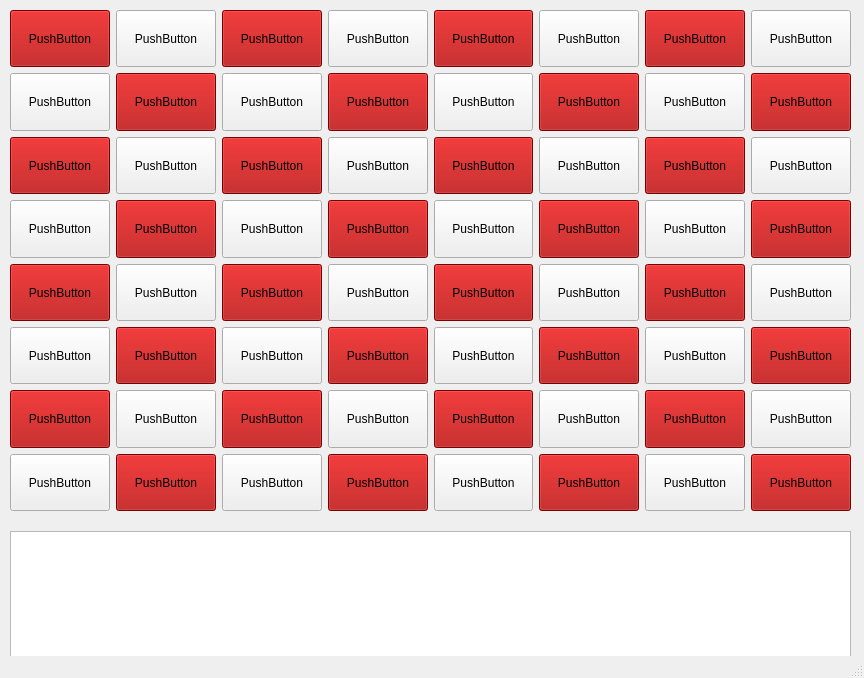
<?xml version="1.0" encoding="UTF-8"?>
<ui version="4.0">
 <class>MainWindow</class>
 <widget class="QMainWindow" name="MainWindow">
  <property name="geometry">
   <rect>
    <x>0</x>
    <y>0</y>
    <width>864</width>
    <height>678</height>
   </rect>
  </property>
  <property name="windowTitle">
   <string>MainWindow</string>
  </property>
  <widget class="QWidget" name="centralwidget">
   <widget class="QWidget" name="gridLayoutWidget">
    <property name="geometry">
     <rect>
      <x>10</x>
      <y>10</y>
      <width>841</width>
      <height>501</height>
     </rect>
    </property>
    <layout class="QGridLayout" name="gridLayout">
     <item row="6" column="5">
      <widget class="QPushButton" name="pushButton_60">
       <property name="sizePolicy">
        <sizepolicy hsizetype="Expanding" vsizetype="Expanding">
         <horstretch>0</horstretch>
         <verstretch>0</verstretch>
        </sizepolicy>
       </property>
       <property name="text">
        <string>PushButton</string>
       </property>
      </widget>
     </item>
     <item row="1" column="1">
      <widget class="QPushButton" name="pushButton_22">
       <property name="sizePolicy">
        <sizepolicy hsizetype="Expanding" vsizetype="Expanding">
         <horstretch>0</horstretch>
         <verstretch>0</verstretch>
        </sizepolicy>
       </property>
       <property name="styleSheet">
        <string notr="true">QPushButton {
	background-color : rgb(170, 0, 0);

}</string>
       </property>
       <property name="text">
        <string>PushButton</string>
       </property>
      </widget>
     </item>
     <item row="4" column="2">
      <widget class="QPushButton" name="pushButton_27">
       <property name="sizePolicy">
        <sizepolicy hsizetype="Expanding" vsizetype="Expanding">
         <horstretch>0</horstretch>
         <verstretch>0</verstretch>
        </sizepolicy>
       </property>
       <property name="styleSheet">
        <string notr="true">QPushButton {
	background-color : rgb(170, 0, 0);

}</string>
       </property>
       <property name="text">
        <string>PushButton</string>
       </property>
      </widget>
     </item>
     <item row="7" column="7">
      <widget class="QPushButton" name="pushButton_63">
       <property name="sizePolicy">
        <sizepolicy hsizetype="Expanding" vsizetype="Expanding">
         <horstretch>0</horstretch>
         <verstretch>0</verstretch>
        </sizepolicy>
       </property>
       <property name="autoFillBackground">
        <bool>false</bool>
       </property>
       <property name="styleSheet">
        <string notr="true">QPushButton {
	background-color : rgb(170, 0, 0);

}</string>
       </property>
       <property name="text">
        <string>PushButton</string>
       </property>
      </widget>
     </item>
     <item row="7" column="1">
      <widget class="QPushButton" name="pushButton_24">
       <property name="sizePolicy">
        <sizepolicy hsizetype="Expanding" vsizetype="Expanding">
         <horstretch>0</horstretch>
         <verstretch>0</verstretch>
        </sizepolicy>
       </property>
       <property name="styleSheet">
        <string notr="true">QPushButton {
	background-color : rgb(170, 0, 0);

}</string>
       </property>
       <property name="text">
        <string>PushButton</string>
       </property>
      </widget>
     </item>
     <item row="1" column="0">
      <widget class="QPushButton" name="pushButton_5">
       <property name="sizePolicy">
        <sizepolicy hsizetype="Expanding" vsizetype="Expanding">
         <horstretch>0</horstretch>
         <verstretch>0</verstretch>
        </sizepolicy>
       </property>
       <property name="text">
        <string>PushButton</string>
       </property>
      </widget>
     </item>
     <item row="1" column="5">
      <widget class="QPushButton" name="pushButton_18">
       <property name="sizePolicy">
        <sizepolicy hsizetype="Expanding" vsizetype="Expanding">
         <horstretch>0</horstretch>
         <verstretch>0</verstretch>
        </sizepolicy>
       </property>
       <property name="styleSheet">
        <string notr="true">QPushButton {
	background-color : rgb(170, 0, 0);

}</string>
       </property>
       <property name="text">
        <string>PushButton</string>
       </property>
      </widget>
     </item>
     <item row="4" column="3">
      <widget class="QPushButton" name="pushButton_37">
       <property name="sizePolicy">
        <sizepolicy hsizetype="Expanding" vsizetype="Expanding">
         <horstretch>0</horstretch>
         <verstretch>0</verstretch>
        </sizepolicy>
       </property>
       <property name="text">
        <string>PushButton</string>
       </property>
      </widget>
     </item>
     <item row="0" column="2">
      <widget class="QPushButton" name="pushButton_02">
       <property name="sizePolicy">
        <sizepolicy hsizetype="Expanding" vsizetype="Expanding">
         <horstretch>0</horstretch>
         <verstretch>0</verstretch>
        </sizepolicy>
       </property>
       <property name="styleSheet">
        <string notr="true">QPushButton {
	background-color : rgb(170, 0, 0);

}</string>
       </property>
       <property name="text">
        <string>PushButton</string>
       </property>
      </widget>
     </item>
     <item row="3" column="3">
      <widget class="QPushButton" name="pushButton_47">
       <property name="sizePolicy">
        <sizepolicy hsizetype="Expanding" vsizetype="Expanding">
         <horstretch>0</horstretch>
         <verstretch>0</verstretch>
        </sizepolicy>
       </property>
       <property name="styleSheet">
        <string notr="true">QPushButton {
	background-color : rgb(170, 0, 0);

}</string>
       </property>
       <property name="text">
        <string>PushButton</string>
       </property>
      </widget>
     </item>
     <item row="7" column="4">
      <widget class="QPushButton" name="pushButton_61">
       <property name="sizePolicy">
        <sizepolicy hsizetype="Expanding" vsizetype="Expanding">
         <horstretch>0</horstretch>
         <verstretch>0</verstretch>
        </sizepolicy>
       </property>
       <property name="text">
        <string>PushButton</string>
       </property>
      </widget>
     </item>
     <item row="6" column="7">
      <widget class="QPushButton" name="pushButton_58">
       <property name="sizePolicy">
        <sizepolicy hsizetype="Expanding" vsizetype="Expanding">
         <horstretch>0</horstretch>
         <verstretch>0</verstretch>
        </sizepolicy>
       </property>
       <property name="text">
        <string>PushButton</string>
       </property>
      </widget>
     </item>
     <item row="2" column="7">
      <widget class="QPushButton" name="pushButton_52">
       <property name="sizePolicy">
        <sizepolicy hsizetype="Expanding" vsizetype="Expanding">
         <horstretch>0</horstretch>
         <verstretch>0</verstretch>
        </sizepolicy>
       </property>
       <property name="text">
        <string>PushButton</string>
       </property>
      </widget>
     </item>
     <item row="3" column="4">
      <widget class="QPushButton" name="pushButton_48">
       <property name="sizePolicy">
        <sizepolicy hsizetype="Expanding" vsizetype="Expanding">
         <horstretch>0</horstretch>
         <verstretch>0</verstretch>
        </sizepolicy>
       </property>
       <property name="text">
        <string>PushButton</string>
       </property>
      </widget>
     </item>
     <item row="3" column="6">
      <widget class="QPushButton" name="pushButton_28">
       <property name="sizePolicy">
        <sizepolicy hsizetype="Expanding" vsizetype="Expanding">
         <horstretch>0</horstretch>
         <verstretch>0</verstretch>
        </sizepolicy>
       </property>
       <property name="text">
        <string>PushButton</string>
       </property>
      </widget>
     </item>
     <item row="5" column="0">
      <widget class="QPushButton" name="pushButton_14">
       <property name="sizePolicy">
        <sizepolicy hsizetype="Expanding" vsizetype="Expanding">
         <horstretch>0</horstretch>
         <verstretch>0</verstretch>
        </sizepolicy>
       </property>
       <property name="text">
        <string>PushButton</string>
       </property>
      </widget>
     </item>
     <item row="5" column="4">
      <widget class="QPushButton" name="pushButton_36">
       <property name="sizePolicy">
        <sizepolicy hsizetype="Expanding" vsizetype="Expanding">
         <horstretch>0</horstretch>
         <verstretch>0</verstretch>
        </sizepolicy>
       </property>
       <property name="text">
        <string>PushButton</string>
       </property>
      </widget>
     </item>
     <item row="4" column="5">
      <widget class="QPushButton" name="pushButton_50">
       <property name="sizePolicy">
        <sizepolicy hsizetype="Expanding" vsizetype="Expanding">
         <horstretch>0</horstretch>
         <verstretch>0</verstretch>
        </sizepolicy>
       </property>
       <property name="text">
        <string>PushButton</string>
       </property>
      </widget>
     </item>
     <item row="5" column="5">
      <widget class="QPushButton" name="pushButton_38">
       <property name="sizePolicy">
        <sizepolicy hsizetype="Expanding" vsizetype="Expanding">
         <horstretch>0</horstretch>
         <verstretch>0</verstretch>
        </sizepolicy>
       </property>
       <property name="styleSheet">
        <string notr="true">QPushButton {
	background-color : rgb(170, 0, 0);

}</string>
       </property>
       <property name="text">
        <string>PushButton</string>
       </property>
      </widget>
     </item>
     <item row="3" column="1">
      <widget class="QPushButton" name="pushButton_45">
       <property name="sizePolicy">
        <sizepolicy hsizetype="Expanding" vsizetype="Expanding">
         <horstretch>0</horstretch>
         <verstretch>0</verstretch>
        </sizepolicy>
       </property>
       <property name="styleSheet">
        <string notr="true">QPushButton {
	background-color : rgb(170, 0, 0);

}</string>
       </property>
       <property name="text">
        <string>PushButton</string>
       </property>
      </widget>
     </item>
     <item row="4" column="0">
      <widget class="QPushButton" name="pushButton_15">
       <property name="sizePolicy">
        <sizepolicy hsizetype="Expanding" vsizetype="Expanding">
         <horstretch>0</horstretch>
         <verstretch>0</verstretch>
        </sizepolicy>
       </property>
       <property name="styleSheet">
        <string notr="true">QPushButton {
	background-color : rgb(170, 0, 0);

}</string>
       </property>
       <property name="text">
        <string>PushButton</string>
       </property>
      </widget>
     </item>
     <item row="5" column="2">
      <widget class="QPushButton" name="pushButton_33">
       <property name="sizePolicy">
        <sizepolicy hsizetype="Expanding" vsizetype="Expanding">
         <horstretch>0</horstretch>
         <verstretch>0</verstretch>
        </sizepolicy>
       </property>
       <property name="text">
        <string>PushButton</string>
       </property>
      </widget>
     </item>
     <item row="2" column="1">
      <widget class="QPushButton" name="pushButton_64">
       <property name="sizePolicy">
        <sizepolicy hsizetype="Expanding" vsizetype="Expanding">
         <horstretch>0</horstretch>
         <verstretch>0</verstretch>
        </sizepolicy>
       </property>
       <property name="text">
        <string>PushButton</string>
       </property>
      </widget>
     </item>
     <item row="2" column="5">
      <widget class="QPushButton" name="pushButton_54">
       <property name="sizePolicy">
        <sizepolicy hsizetype="Expanding" vsizetype="Expanding">
         <horstretch>0</horstretch>
         <verstretch>0</verstretch>
        </sizepolicy>
       </property>
       <property name="text">
        <string>PushButton</string>
       </property>
      </widget>
     </item>
     <item row="7" column="3">
      <widget class="QPushButton" name="pushButton_29">
       <property name="sizePolicy">
        <sizepolicy hsizetype="Expanding" vsizetype="Expanding">
         <horstretch>0</horstretch>
         <verstretch>0</verstretch>
        </sizepolicy>
       </property>
       <property name="styleSheet">
        <string notr="true">QPushButton {
	background-color : rgb(170, 0, 0);

}</string>
       </property>
       <property name="text">
        <string>PushButton</string>
       </property>
      </widget>
     </item>
     <item row="6" column="1">
      <widget class="QPushButton" name="pushButton_30">
       <property name="sizePolicy">
        <sizepolicy hsizetype="Expanding" vsizetype="Expanding">
         <horstretch>0</horstretch>
         <verstretch>0</verstretch>
        </sizepolicy>
       </property>
       <property name="text">
        <string>PushButton</string>
       </property>
      </widget>
     </item>
     <item row="5" column="1">
      <widget class="QPushButton" name="pushButton_26">
       <property name="sizePolicy">
        <sizepolicy hsizetype="Expanding" vsizetype="Expanding">
         <horstretch>0</horstretch>
         <verstretch>0</verstretch>
        </sizepolicy>
       </property>
       <property name="styleSheet">
        <string notr="true">QPushButton {
	background-color : rgb(170, 0, 0);

}</string>
       </property>
       <property name="text">
        <string>PushButton</string>
       </property>
      </widget>
     </item>
     <item row="2" column="2">
      <widget class="QPushButton" name="pushButton_57">
       <property name="sizePolicy">
        <sizepolicy hsizetype="Expanding" vsizetype="Expanding">
         <horstretch>0</horstretch>
         <verstretch>0</verstretch>
        </sizepolicy>
       </property>
       <property name="styleSheet">
        <string notr="true">QPushButton {
	background-color : rgb(170, 0, 0);

}</string>
       </property>
       <property name="text">
        <string>PushButton</string>
       </property>
      </widget>
     </item>
     <item row="6" column="0">
      <widget class="QPushButton" name="pushButton_13">
       <property name="sizePolicy">
        <sizepolicy hsizetype="Expanding" vsizetype="Expanding">
         <horstretch>0</horstretch>
         <verstretch>0</verstretch>
        </sizepolicy>
       </property>
       <property name="styleSheet">
        <string notr="true">QPushButton {
	background-color : rgb(170, 0, 0);

}</string>
       </property>
       <property name="text">
        <string>PushButton</string>
       </property>
      </widget>
     </item>
     <item row="6" column="4">
      <widget class="QPushButton" name="pushButton_35">
       <property name="sizePolicy">
        <sizepolicy hsizetype="Expanding" vsizetype="Expanding">
         <horstretch>0</horstretch>
         <verstretch>0</verstretch>
        </sizepolicy>
       </property>
       <property name="styleSheet">
        <string notr="true">QPushButton {
	background-color : rgb(170, 0, 0);

}</string>
       </property>
       <property name="text">
        <string>PushButton</string>
       </property>
      </widget>
     </item>
     <item row="1" column="4">
      <widget class="QPushButton" name="pushButton_19">
       <property name="sizePolicy">
        <sizepolicy hsizetype="Expanding" vsizetype="Expanding">
         <horstretch>0</horstretch>
         <verstretch>0</verstretch>
        </sizepolicy>
       </property>
       <property name="text">
        <string>PushButton</string>
       </property>
      </widget>
     </item>
     <item row="3" column="7">
      <widget class="QPushButton" name="pushButton_42">
       <property name="sizePolicy">
        <sizepolicy hsizetype="Expanding" vsizetype="Expanding">
         <horstretch>0</horstretch>
         <verstretch>0</verstretch>
        </sizepolicy>
       </property>
       <property name="styleSheet">
        <string notr="true">QPushButton {
	background-color : rgb(170, 0, 0);

}</string>
       </property>
       <property name="text">
        <string>PushButton</string>
       </property>
      </widget>
     </item>
     <item row="0" column="1">
      <widget class="QPushButton" name="pushButton_01">
       <property name="sizePolicy">
        <sizepolicy hsizetype="Expanding" vsizetype="Expanding">
         <horstretch>0</horstretch>
         <verstretch>0</verstretch>
        </sizepolicy>
       </property>
       <property name="text">
        <string>PushButton</string>
       </property>
      </widget>
     </item>
     <item row="4" column="4">
      <widget class="QPushButton" name="pushButton_43">
       <property name="sizePolicy">
        <sizepolicy hsizetype="Expanding" vsizetype="Expanding">
         <horstretch>0</horstretch>
         <verstretch>0</verstretch>
        </sizepolicy>
       </property>
       <property name="styleSheet">
        <string notr="true">QPushButton {
	background-color : rgb(170, 0, 0);

}</string>
       </property>
       <property name="text">
        <string>PushButton</string>
       </property>
      </widget>
     </item>
     <item row="5" column="6">
      <widget class="QPushButton" name="pushButton_39">
       <property name="sizePolicy">
        <sizepolicy hsizetype="Expanding" vsizetype="Expanding">
         <horstretch>0</horstretch>
         <verstretch>0</verstretch>
        </sizepolicy>
       </property>
       <property name="text">
        <string>PushButton</string>
       </property>
      </widget>
     </item>
     <item row="1" column="7">
      <widget class="QPushButton" name="pushButton_16">
       <property name="sizePolicy">
        <sizepolicy hsizetype="Expanding" vsizetype="Expanding">
         <horstretch>0</horstretch>
         <verstretch>0</verstretch>
        </sizepolicy>
       </property>
       <property name="styleSheet">
        <string notr="true">QPushButton {
	background-color : rgb(170, 0, 0);

}</string>
       </property>
       <property name="text">
        <string>PushButton</string>
       </property>
      </widget>
     </item>
     <item row="6" column="2">
      <widget class="QPushButton" name="pushButton_31">
       <property name="sizePolicy">
        <sizepolicy hsizetype="Expanding" vsizetype="Expanding">
         <horstretch>0</horstretch>
         <verstretch>0</verstretch>
        </sizepolicy>
       </property>
       <property name="styleSheet">
        <string notr="true">QPushButton {
	background-color : rgb(170, 0, 0);

}</string>
       </property>
       <property name="text">
        <string>PushButton</string>
       </property>
      </widget>
     </item>
     <item row="3" column="5">
      <widget class="QPushButton" name="pushButton_49">
       <property name="sizePolicy">
        <sizepolicy hsizetype="Expanding" vsizetype="Expanding">
         <horstretch>0</horstretch>
         <verstretch>0</verstretch>
        </sizepolicy>
       </property>
       <property name="styleSheet">
        <string notr="true">QPushButton {
	background-color : rgb(170, 0, 0);

}</string>
       </property>
       <property name="text">
        <string>PushButton</string>
       </property>
      </widget>
     </item>
     <item row="1" column="6">
      <widget class="QPushButton" name="pushButton_17">
       <property name="sizePolicy">
        <sizepolicy hsizetype="Expanding" vsizetype="Expanding">
         <horstretch>0</horstretch>
         <verstretch>0</verstretch>
        </sizepolicy>
       </property>
       <property name="text">
        <string>PushButton</string>
       </property>
      </widget>
     </item>
     <item row="4" column="1">
      <widget class="QPushButton" name="pushButton_44">
       <property name="sizePolicy">
        <sizepolicy hsizetype="Expanding" vsizetype="Expanding">
         <horstretch>0</horstretch>
         <verstretch>0</verstretch>
        </sizepolicy>
       </property>
       <property name="text">
        <string>PushButton</string>
       </property>
      </widget>
     </item>
     <item row="2" column="0">
      <widget class="QPushButton" name="pushButton_4">
       <property name="sizePolicy">
        <sizepolicy hsizetype="Expanding" vsizetype="Expanding">
         <horstretch>0</horstretch>
         <verstretch>0</verstretch>
        </sizepolicy>
       </property>
       <property name="styleSheet">
        <string notr="true">QPushButton {
	background-color : rgb(170, 0, 0);

}</string>
       </property>
       <property name="text">
        <string>PushButton</string>
       </property>
      </widget>
     </item>
     <item row="5" column="3">
      <widget class="QPushButton" name="pushButton_34">
       <property name="sizePolicy">
        <sizepolicy hsizetype="Expanding" vsizetype="Expanding">
         <horstretch>0</horstretch>
         <verstretch>0</verstretch>
        </sizepolicy>
       </property>
       <property name="styleSheet">
        <string notr="true">QPushButton {
	background-color : rgb(170, 0, 0);

}</string>
       </property>
       <property name="text">
        <string>PushButton</string>
       </property>
      </widget>
     </item>
     <item row="5" column="7">
      <widget class="QPushButton" name="pushButton_40">
       <property name="sizePolicy">
        <sizepolicy hsizetype="Expanding" vsizetype="Expanding">
         <horstretch>0</horstretch>
         <verstretch>0</verstretch>
        </sizepolicy>
       </property>
       <property name="styleSheet">
        <string notr="true">QPushButton {
	background-color : rgb(170, 0, 0);

}</string>
       </property>
       <property name="text">
        <string>PushButton</string>
       </property>
      </widget>
     </item>
     <item row="1" column="2">
      <widget class="QPushButton" name="pushButton_21">
       <property name="sizePolicy">
        <sizepolicy hsizetype="Expanding" vsizetype="Expanding">
         <horstretch>0</horstretch>
         <verstretch>0</verstretch>
        </sizepolicy>
       </property>
       <property name="text">
        <string>PushButton</string>
       </property>
      </widget>
     </item>
     <item row="4" column="7">
      <widget class="QPushButton" name="pushButton_41">
       <property name="sizePolicy">
        <sizepolicy hsizetype="Expanding" vsizetype="Expanding">
         <horstretch>0</horstretch>
         <verstretch>0</verstretch>
        </sizepolicy>
       </property>
       <property name="text">
        <string>PushButton</string>
       </property>
      </widget>
     </item>
     <item row="0" column="3">
      <widget class="QPushButton" name="pushButton_03">
       <property name="sizePolicy">
        <sizepolicy hsizetype="Expanding" vsizetype="Expanding">
         <horstretch>0</horstretch>
         <verstretch>0</verstretch>
        </sizepolicy>
       </property>
       <property name="text">
        <string>PushButton</string>
       </property>
      </widget>
     </item>
     <item row="3" column="2">
      <widget class="QPushButton" name="pushButton_46">
       <property name="sizePolicy">
        <sizepolicy hsizetype="Expanding" vsizetype="Expanding">
         <horstretch>0</horstretch>
         <verstretch>0</verstretch>
        </sizepolicy>
       </property>
       <property name="text">
        <string>PushButton</string>
       </property>
      </widget>
     </item>
     <item row="7" column="5">
      <widget class="QPushButton" name="pushButton_23">
       <property name="sizePolicy">
        <sizepolicy hsizetype="Expanding" vsizetype="Expanding">
         <horstretch>0</horstretch>
         <verstretch>0</verstretch>
        </sizepolicy>
       </property>
       <property name="styleSheet">
        <string notr="true">QPushButton {
	background-color : rgb(170, 0, 0);

}</string>
       </property>
       <property name="text">
        <string>PushButton</string>
       </property>
      </widget>
     </item>
     <item row="7" column="6">
      <widget class="QPushButton" name="pushButton_62">
       <property name="sizePolicy">
        <sizepolicy hsizetype="Expanding" vsizetype="Expanding">
         <horstretch>0</horstretch>
         <verstretch>0</verstretch>
        </sizepolicy>
       </property>
       <property name="text">
        <string>PushButton</string>
       </property>
      </widget>
     </item>
     <item row="2" column="4">
      <widget class="QPushButton" name="pushButton_55">
       <property name="sizePolicy">
        <sizepolicy hsizetype="Expanding" vsizetype="Expanding">
         <horstretch>0</horstretch>
         <verstretch>0</verstretch>
        </sizepolicy>
       </property>
       <property name="styleSheet">
        <string notr="true">QPushButton {
	background-color : rgb(170, 0, 0);

}</string>
       </property>
       <property name="text">
        <string>PushButton</string>
       </property>
      </widget>
     </item>
     <item row="2" column="6">
      <widget class="QPushButton" name="pushButton_53">
       <property name="sizePolicy">
        <sizepolicy hsizetype="Expanding" vsizetype="Expanding">
         <horstretch>0</horstretch>
         <verstretch>0</verstretch>
        </sizepolicy>
       </property>
       <property name="styleSheet">
        <string notr="true">QPushButton {
	background-color : rgb(170, 0, 0);

}</string>
       </property>
       <property name="text">
        <string>PushButton</string>
       </property>
      </widget>
     </item>
     <item row="4" column="6">
      <widget class="QPushButton" name="pushButton_51">
       <property name="sizePolicy">
        <sizepolicy hsizetype="Expanding" vsizetype="Expanding">
         <horstretch>0</horstretch>
         <verstretch>0</verstretch>
        </sizepolicy>
       </property>
       <property name="styleSheet">
        <string notr="true">QPushButton {
	background-color : rgb(170, 0, 0);

}</string>
       </property>
       <property name="text">
        <string>PushButton</string>
       </property>
      </widget>
     </item>
     <item row="0" column="6">
      <widget class="QPushButton" name="pushButton_06">
       <property name="sizePolicy">
        <sizepolicy hsizetype="Expanding" vsizetype="Expanding">
         <horstretch>0</horstretch>
         <verstretch>0</verstretch>
        </sizepolicy>
       </property>
       <property name="styleSheet">
        <string notr="true">QPushButton {background-color : rgb(170, 0, 0);}</string>
       </property>
       <property name="text">
        <string>PushButton</string>
       </property>
      </widget>
     </item>
     <item row="2" column="3">
      <widget class="QPushButton" name="pushButton_56">
       <property name="sizePolicy">
        <sizepolicy hsizetype="Expanding" vsizetype="Expanding">
         <horstretch>0</horstretch>
         <verstretch>0</verstretch>
        </sizepolicy>
       </property>
       <property name="text">
        <string>PushButton</string>
       </property>
      </widget>
     </item>
     <item row="7" column="0">
      <widget class="QPushButton" name="pushButton_12">
       <property name="sizePolicy">
        <sizepolicy hsizetype="Expanding" vsizetype="Expanding">
         <horstretch>0</horstretch>
         <verstretch>0</verstretch>
        </sizepolicy>
       </property>
       <property name="text">
        <string>PushButton</string>
       </property>
      </widget>
     </item>
     <item row="0" column="4">
      <widget class="QPushButton" name="pushButton_04">
       <property name="sizePolicy">
        <sizepolicy hsizetype="Expanding" vsizetype="Expanding">
         <horstretch>0</horstretch>
         <verstretch>0</verstretch>
        </sizepolicy>
       </property>
       <property name="styleSheet">
        <string notr="true">QPushButton {
	background-color : rgb(170, 0, 0);

}</string>
       </property>
       <property name="text">
        <string>PushButton</string>
       </property>
      </widget>
     </item>
     <item row="7" column="2">
      <widget class="QPushButton" name="pushButton_25">
       <property name="sizePolicy">
        <sizepolicy hsizetype="Expanding" vsizetype="Expanding">
         <horstretch>0</horstretch>
         <verstretch>0</verstretch>
        </sizepolicy>
       </property>
       <property name="text">
        <string>PushButton</string>
       </property>
      </widget>
     </item>
     <item row="0" column="7">
      <widget class="QPushButton" name="pushButton_07">
       <property name="sizePolicy">
        <sizepolicy hsizetype="Expanding" vsizetype="Expanding">
         <horstretch>0</horstretch>
         <verstretch>0</verstretch>
        </sizepolicy>
       </property>
       <property name="text">
        <string>PushButton</string>
       </property>
      </widget>
     </item>
     <item row="3" column="0">
      <widget class="QPushButton" name="pushButton_3">
       <property name="sizePolicy">
        <sizepolicy hsizetype="Expanding" vsizetype="Expanding">
         <horstretch>0</horstretch>
         <verstretch>0</verstretch>
        </sizepolicy>
       </property>
       <property name="text">
        <string>PushButton</string>
       </property>
      </widget>
     </item>
     <item row="6" column="6">
      <widget class="QPushButton" name="pushButton_59">
       <property name="sizePolicy">
        <sizepolicy hsizetype="Expanding" vsizetype="Expanding">
         <horstretch>0</horstretch>
         <verstretch>0</verstretch>
        </sizepolicy>
       </property>
       <property name="styleSheet">
        <string notr="true">QPushButton {
	background-color : rgb(170, 0, 0);

}</string>
       </property>
       <property name="text">
        <string>PushButton</string>
       </property>
      </widget>
     </item>
     <item row="6" column="3">
      <widget class="QPushButton" name="pushButton_32">
       <property name="sizePolicy">
        <sizepolicy hsizetype="Expanding" vsizetype="Expanding">
         <horstretch>0</horstretch>
         <verstretch>0</verstretch>
        </sizepolicy>
       </property>
       <property name="text">
        <string>PushButton</string>
       </property>
      </widget>
     </item>
     <item row="0" column="0">
      <widget class="QPushButton" name="pushButton_00">
       <property name="sizePolicy">
        <sizepolicy hsizetype="Expanding" vsizetype="Expanding">
         <horstretch>0</horstretch>
         <verstretch>0</verstretch>
        </sizepolicy>
       </property>
       <property name="styleSheet">
        <string notr="true">QPushButton {
	background-color : rgb(170, 0, 0);

}</string>
       </property>
       <property name="text">
        <string>PushButton</string>
       </property>
      </widget>
     </item>
     <item row="1" column="3">
      <widget class="QPushButton" name="pushButton_20">
       <property name="sizePolicy">
        <sizepolicy hsizetype="Expanding" vsizetype="Expanding">
         <horstretch>0</horstretch>
         <verstretch>0</verstretch>
        </sizepolicy>
       </property>
       <property name="styleSheet">
        <string notr="true">QPushButton {
	background-color : rgb(170, 0, 0);

}</string>
       </property>
       <property name="text">
        <string>PushButton</string>
       </property>
      </widget>
     </item>
     <item row="0" column="5">
      <widget class="QPushButton" name="pushButton_05">
       <property name="sizePolicy">
        <sizepolicy hsizetype="Expanding" vsizetype="Expanding">
         <horstretch>0</horstretch>
         <verstretch>0</verstretch>
        </sizepolicy>
       </property>
       <property name="text">
        <string>PushButton</string>
       </property>
      </widget>
     </item>
    </layout>
   </widget>
   <widget class="QTextBrowser" name="textBrowser">
    <property name="geometry">
     <rect>
      <x>10</x>
      <y>531</y>
      <width>841</width>
      <height>191</height>
     </rect>
    </property>
   </widget>
  </widget>
  <widget class="QMenuBar" name="menubar">
   <property name="geometry">
    <rect>
     <x>0</x>
     <y>0</y>
     <width>864</width>
     <height>25</height>
    </rect>
   </property>
  </widget>
  <widget class="QStatusBar" name="statusbar"/>
 </widget>
 <resources/>
 <connections/>
</ui>
